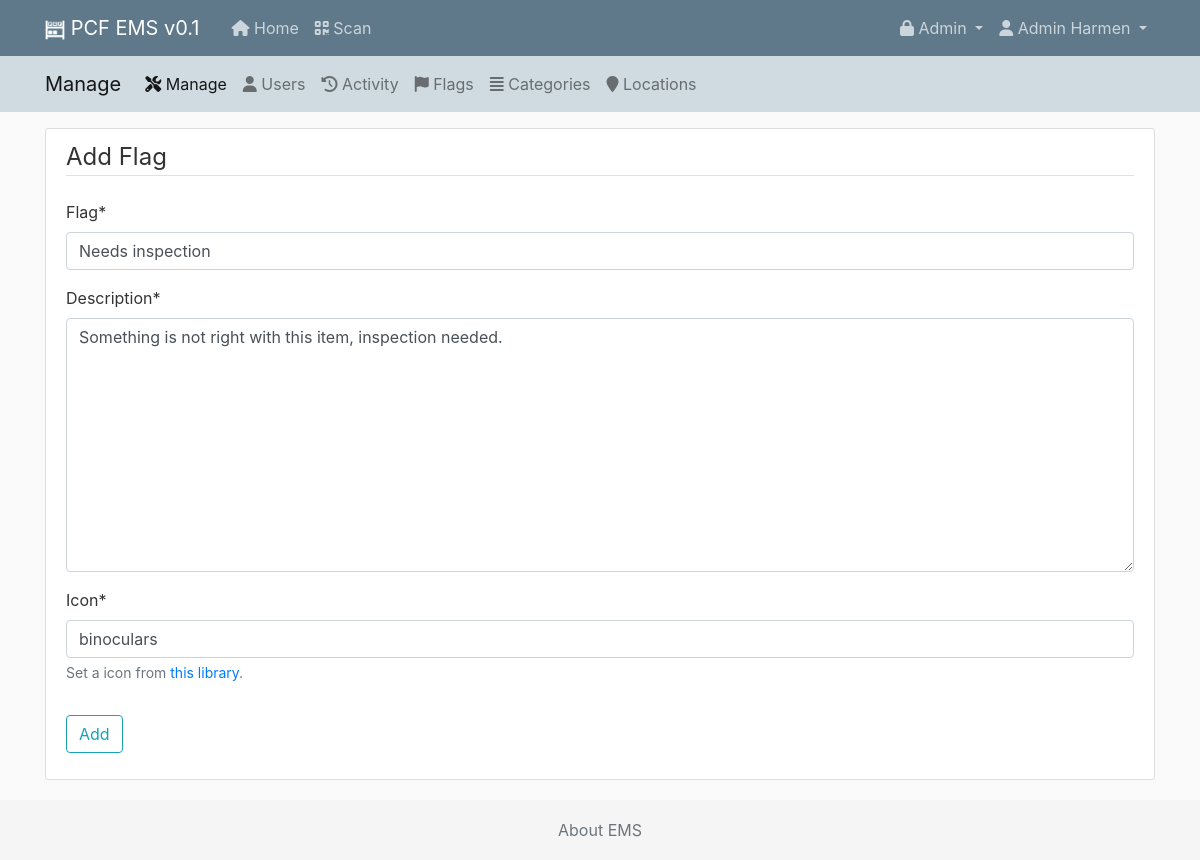
The app's page /manage/flags/3/update/ (signed in) with its own data.
### ems/models.py (models this page shows, shortened)
class Flag(models.Model):
    flag = models.CharField(max_length=100)
    description = models.TextField()
    icon = models.CharField(max_length=100, default='bug', help_text='Set a icon from <a target="_blank" href="https://fontawesome.com/icons?m=free">this library</a>.')
    history = HistoricalRecords()

### ems_manage/views.py (the view)
# urls.py: path('flags/<int:pk>/update/', FlagsUpdateView.as_view(), name='manage-flags-update'),
@method_decorator(staff_member_required, name='dispatch') #only staff can add new
class FlagsUpdateView(SuccessMessageMixin, LoginRequiredMixin, UpdateView):
    model = Flag
    success_message = "Flag <b><i class='fas fa-%(icon)s'></i> %(flag)s</b> was updated successfully."
    success_url = reverse_lazy('manage-flags')
    fields = ['flag', 'description', 'icon']
    template_name = 'ems_manage/flag_form.html'

### ems_manage/templates/ems_manage/flag_form.html (shortened to what this page needs)
{% extends "ems_manage/manage_base.html" %}
{% load crispy_forms_tags %}
{% block content %}
   <div class="content-section">
      <form method="POST" enctype="multipart/form-data">
           <fieldset class="form-group">
               <legend class="border-bottom mb-4">Add Flag</legend>
               {{ form|crispy }}
           </fieldset>
           <div class="form-group">
               <button class="btn btn-outline-info" type="submit">Add</button>
           </div>
       </form>
   </div>
{% endblock content %}

### ems/templates/ems/base.html (shortened to what this page needs)
{% load static %}
<!DOCTYPE html>
<html>
<head>
    {% load bootstrap4 %}
    {% bootstrap_css %}
    <link href="https://cdn.datatables.net/responsive/2.2.6/css/responsive.dataTables.min.css" rel="stylesheet">
    <link href="https://cdn.datatables.net/1.10.22/css/dataTables.bootstrap4.min.css" rel="stylesheet">
    <link rel="stylesheet" type="text/css" href="{% static 'ems/main.css' %}">
</head>
<body>
<header class="site-header">
    <nav class="navbar navbar-expand-md navbar-dark bg-steel fixed-top">
        <div class="container">
            <a class="navbar-brand mr-4" href="/">
                <img class="align-middle" style="height:1em;" src="{% static 'ems/favicon_white_192x192.png' %}" />
                PCF EMS v0.1
            </a>
            <div class="navbar-nav mr-auto">
                {% if user.is_authenticated %}
                    <a class="nav-item nav-link d-none d-md-block" href="{% url 'ems-home' %}"><i class="fas fa-home"></i> Home</a>
                    <a class="nav-item nav-link" href="{% url 'ems-scanner' %}"><i class="fas fa-qrcode"></i> Scan</a>
                {% endif %}
            </div>
            <div class="collapse navbar-collapse" id="navbarToggle">
                <div class="navbar-nav">
                    {% if user.is_staff %}
                    <li class="nav-item dropdown">
                            <a class="nav-link dropdown-toggle" href="#" id="navbarDropdown" role="button"
                               data-toggle="dropdown" aria-haspopup="true" aria-expanded="false">
                                <i class="fas fa-lock"></i> Admin
                            </a>
                        </li>
                    {% endif %}
                    {% if user.is_authenticated %}
                        <li class="nav-item dropdown">
                            <a class="nav-link dropdown-toggle" href="#" id="navbarDropdown" role="button"
                               data-toggle="dropdown" aria-haspopup="true" aria-expanded="false">
                                <i class="fas fa-user"></i> {{ user.first_name }} {{ user.last_name }}
                            </a>
                        </li>
                    {% else %}
                        <a class="nav-item nav-link" href="{% url 'login' %}">Login</a>
                    {% endif %}
                </div>
            </div>
        </div>
    </nav>
</header>
    {% block secondheader %}{% endblock secondheader %}
<main role="main" class="container">
    <div class="row">
        <div class="col-md-12">
            {% block content %}{% endblock %}
        </div>
    </div>
</main>
<footer class="footer">
    <div class="container text-center">
        <span class="text-muted"><a class="text-muted" href="{% url 'ems-about' %}">About EMS</a></span>
    </div>
</footer>
</body>
</html>

### ems/static/ems/main.css (style rules this page uses)
body { background: #fafafa; color: #333333; margin-top: 5rem; }
.bg-steel { background-color: #5f788a; }
.site-header .navbar-nav .nav-link { color: #cbd5db; }
.content-section { background: #ffffff; padding: 10px 20px; border: 1px solid #dddddd; border-radius: 3px; margin-bottom: 20px; }
html { position: relative; min-height: 100%; }
body { margin-bottom: 60px; }
.footer { position: absolute; bottom: 0; width: 100%; height: 60px; line-height: 60px; background-color: #f5f5f5; }

### records on screen
Flag: flag "Needs inspection", description "Something is not right with this item, inspection needed.", icon "binoculars"

### other values on screen
{{ user.first_name }} "Admin"
{{ user.last_name }} "Harmen"
